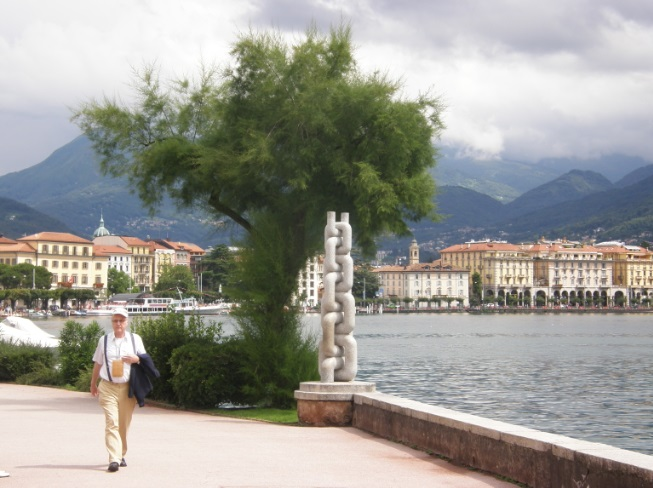
#> input picture BASE/chain_small.jpg, 653 x 488 px
$ jupyter execute YAAM_for_DS_HW05.ipynb   (shell and % lines are left out)
#> lines starting #> are read from the running program, lines starting #| are printed output that depends on the picture
<center>

</center>

# Yet another math for DS course: домашнее задание 5

**ФИО:**

**Забавный факт о себе:**

__Жёсткий дедлайн:__ 23:59MSK 02.11.2025

## Формат сдачи

Сам ноутбук называйте в формате hw-04-USERNAME.ipynb, где USERNAME — ваши фамилия и имя. Файл надо будет сдать в anytask.

## Задача №1: SVD (5 баллов)

Напомним, что сингулярным разложением (SVD, Singular value decomposition) матрицы $A$ размера $m\times n$ называется представление

$$A = U\Sigma V^T,$$

где $U$ — ортогональная матрица размера $m\times m$, $V$ — ортогональная матрица размера $n\times n$, $\Sigma = \mathrm{diag}(\sigma_1,\sigma_2,\sigma_3,\ldots)$ — диагональная матрица размера $m\times n$, в которой $\sigma_1\geqslant\sigma_2\geqslant\ldots\geqslant0$.

На самом деле требование, чтобы матрицы $U$ и $V$ были квадратными, избыточно. *Усечённым сингулярным разложением* мы будем называть разложение

$$A = U\Sigma V^T,$$

где $U$ и $V$ — матрицы с ортонормированными столбцами размеров $m\times k$ и $n \times k$ соответственно, $\Sigma$ — диагональная матрица размера $k\times k$, где $k = \min(m,n)$. Далее мы будем работать исключительно с усечённым разложением.

### Сжатие данных с помощью SVD = построение низкорангового приближения

Введём *норму Фробениуса* матрицы как

$$||A||_{frob} = \sqrt{\mathrm{tr}{A^TA}} = \sqrt{\sum\limits_{i,j}a^2_{i,j}}$$

Иными словами, это обычное евклидово расстояние на пространстве, которое получается, если все матрицы вытянуть в длинные векторы.

Зададимся вопросом: как найти матрицу $A_{r}$ ранга $r$, наименее отличающуюся от $A$ по норме Фробениуса (то есть для которой норма разности $||A - A_{r}||_{frob}$ минимальна). Оказывается, это можно сделать с помощью сингулярного разложения:

**Теорема.** Пусть $\Sigma_{r}$ — это матрица, полученная из $\Sigma$ заменой диагональных элементов $\sigma_{i}$ ($i > r$) нулями, тогда $A_{r} = U\Sigma_{r}V^T$.

Это можно переписать и в более экономичном виде. Если

$$A = \underbrace{
\begin{pmatrix}
u_{11} & \ldots & u_{1k}\\
\vdots & & \vdots\\
u_{m1} & \ldots & u_{mk}
\end{pmatrix}}_{=U}\cdot\underbrace{{
\begin{pmatrix}
\sigma_{1} & &\\
 & \sigma_{2} & \\
 & & \ddots
\end{pmatrix}}
}_{=\Sigma}\cdot \underbrace{
\begin{pmatrix}
v_{11} & \ldots & v_{n1}\\
\vdots & & \vdots\\
v_{1k} & \ldots & v_{nk}
\end{pmatrix}}_{=V^T}$$

то

$$A_{r} = \underbrace{
\begin{pmatrix}
u_{11} & \ldots & u_{1r}\\
\vdots & & \vdots\\
u_{m1} & \ldots & u_{mr}
\end{pmatrix}}_{=U_r}\cdot\underbrace{{
\begin{pmatrix}
\sigma_{1} & &\\
 & \ddots & \\
 & & \sigma_{r}
\end{pmatrix}}
}_{=\Sigma_r}\cdot \underbrace{
\begin{pmatrix}
v_{11} & \ldots & v_{n1}\\
\vdots & & \vdots\\
v_{1r} & \ldots & v_{nr}
\end{pmatrix}}_{=V^T_r}$$

При этом

$$||A - A_{r}||_{frob} = \sqrt{\sum\limits_{i\geqslant r+1} \sigma_{i}^2}$$

Если сингулярные значения матрицы падают достаточно быстро (а в реальных задачах часто бывает именно так), то норма разности будет малой при сравнительно небольшом значении $r$.

На хранение исходной матрицы нам требовалось $m\times n$ памяти. Теперь же, если мы будем хранить отдельно $U_r$, $V_r$ и диагональные элементы $\Sigma_r$, затраты памяти составят $mr + nr + r = r(m + n + 1)$.

**Разложение на компоненты ранга 1**

Обозначим через $u_1,\ldots, u_k$ столбцы матрицы $U$, а через $v_1, \ldots, v_k$ столбцы матрицы $V$. Тогда имеет место равенство

$$A = u_1\sigma_{1}v_1^T + u_2\sigma_{2}v_2^T + u_3\sigma_{3}v_3^T + \ldots$$

Матрицу $u_k\sigma_{k}v_k^T = \sigma_{k}u_kv_k^T$ мы будем называть $k$-й компонентой ранга 1 матрицы $A$. Отметим, что слагаемые в этой сумме ортогональны относительно скалярного произведения $(X, Y) = \mathrm{tr}(X^TY)$ (порождающего норму Фробениуса).

Как нетрудно заметить,

$$A_{r} = \sigma_{1}u_1v_1^T + \sigma_{2}u_2v_2^T + \ldots + \sigma_{r}u_rv_r^T$$

**Геометрический смысл SVD**

Допустим, что у нас есть выборка $x_1,\ldots,x_m\in\mathbb{R}^n$. Запишем её в матрицу объекты-признаки

$$X = \begin{pmatrix}
x_{11} & \ldots & x_{1n}\\
\vdots & & \vdots\\
x_{m1} & \ldots & x_{mn}
\end{pmatrix}$$

(строки — объекты, столбцы — признаки) и сделаем SVD-разложение: $X = U\Sigma V^T$. Его можно интерпретировать следующим образом:

$$X = U\Sigma\cdot V^T,$$

где $U\Sigma$ — это матрица объекты-признаки для тех же объектов, но в новых признаках, полученных из исходных с помощью линейного преобразования $V$ (напоминаем, что умножение на матрицу справа соответствует преобразованию столбцов). Попробуем понять, чем замечательны эти признаки.

Рассмотрим матрицу $X^TX = V\Sigma^2V^T$. Легко видеть, что это матрица Грама системы столбцов матрицы $X$; иными словами, в ней записаны скалярные произведения векторов различных признаков. Из лекций вы знаете, что $\sigma_1^2$, квадрат первого сингулярного числа, это наибольшее собственное значение матрицы $X^TX$, а $v_1$, первый столбец матрицы $V$, — это соответствующий собственный вектор. Можно показать, что

$$\sigma_1 = \mathrm{max}_{w}\frac{|Xw|}{|w|} = \mathrm{max}_{|w| = 1}\left(|Xw|\right).$$

Попробуем осознать физический смысл этой штуки. Напомним, что строки матрицы $X$ — это координаты объектов $x_1,\ldots,x_m$ в пространстве признаков. Произведение $Xw$ — это вектор из значений на тех же самых объектах некоторого нового признака, являющегося линейной комбинацией исходных с коэффициентами $w_1,\ldots,w_n$:

$$Xw = w_1\begin{pmatrix} x_{11}\\ \ldots \\ x_{m1}
\end{pmatrix} + w_2\begin{pmatrix} x_{12}\\ \ldots \\ x_{m2}
\end{pmatrix} + \ldots + w_n\begin{pmatrix} x_{1n}\\ \ldots \\ x_{mn}
\end{pmatrix}$$

Соответственно, $|Xw|^2$ — это квадрат длины вектора, составленного из значений нового признака.

Таким образом, первому сингулярному значению $\sigma_1$ отвечает такой признак, у которого сумма квадратов значений максимальна, то есть признак, принимающий, условно говоря, самые большие значения.

Резюмируя, мы можем сказать, что сингулярное разложение делает следующее:
- находит новый признак (новое направление) вдоль которого "дисперсия" максимальна;
- в ортогональной ему плоскости находит признак, вдоль которого "дисперсия" максимальна;
- и так далее.

**Технические детали (SVD в Питоне)**

Есть несколько способов сделать в Питоне сингулярное разложение; мы пока предлагаем Вам использовать

`import scipy.linalg as sla`

`U, S, Vt = sla.svd(X, full_matrices=False)`

Для ознакомления с особенностями этой функции рекомендуем обратиться к [документации](https://docs.scipy.org/doc/scipy/reference/generated/scipy.linalg.svd.html) (в частности, обратите внимание на то, какие именно объекты она возвращает).

Попробуем поработать с какой-нибудь картинкой.

[cell 1]
import cv2 as cv
img = cv.imread("chain_small.jpg")
#> img is the input picture: shape (488, 653, 3); mean B, G, R 147.8, 154.4, 154.9
img.shape
#> Out = (488, 653, 3)

[cell 2]
img = img.mean(axis=2) # это матрица из интенсивностей серого цвета; её уже можно подвергать SVD
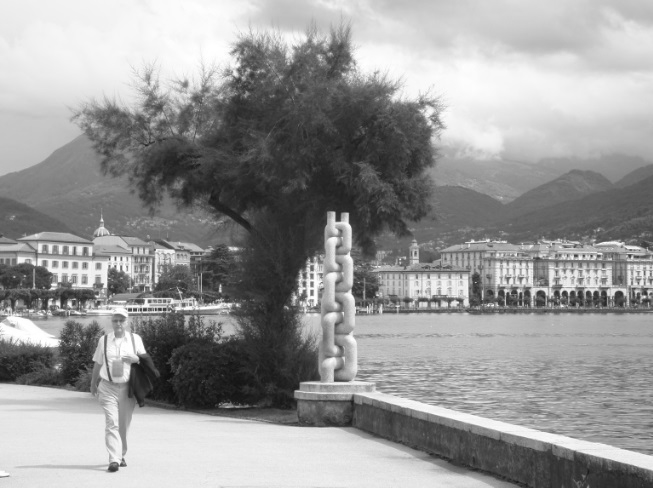
#> img: shape (488, 653) float64; min 15, max 255, mean 152.4
img.shape
#> Out = (488, 653)

Нарисуем картинку.

[cell 3]
import matplotlib.pyplot as plt

imgplot = plt.imshow(img, cmap='gray')

Построим сингулярное разложение этой матрицы.

[cell 4]
from numpy.linalg import svd

U, S, VT = svd(img, full_matrices=False)
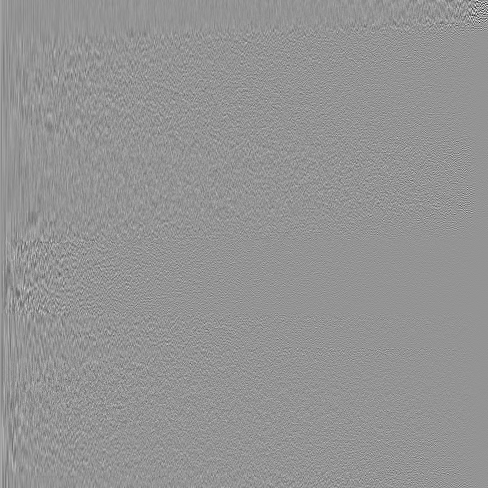
#> U: shape (488, 488) float64; min -0.58, max 0.419, mean 8.37e-05; drawn with min black and max white
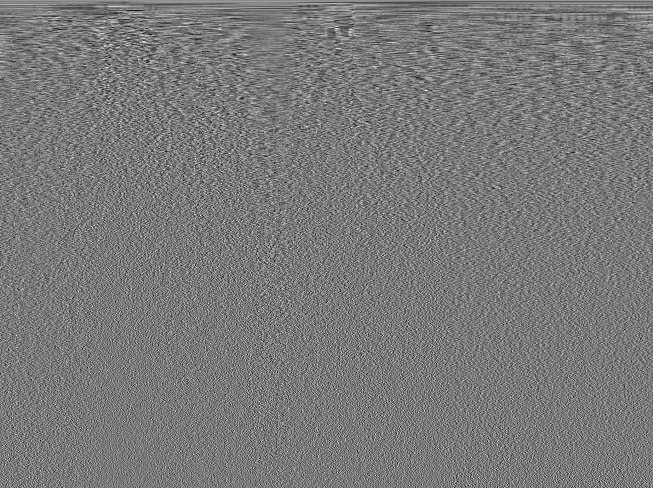
#> VT: shape (488, 653) float64; min -0.196, max 0.214, mean 8.81e-05; drawn with min black and max white
#> S = 488 values, max 89798.6 at index 0, min 2.82 at index 487, mean 568

__[1 балл]__ Нарисуйте график диагональных элементов матрицы $\Sigma$:

[cell 5]
# your code here
# ʕ•ᴥ•ʔ

Кажется, что они убывают достаточно быстро и есть надежда, что первые несколько компонент дадут картинку, близкую к исходной.

**Важно:** при визуализации различных компонент в этом задании используйте только матричные операции. В частности, избегайте циклов, функций `map` и `reduce`, а также специальных функций, находящих суммы компонент.

__[1 балл]__ Визуализуйте первую компоненту ранга 1. Ожидали ли Вы увидеть именно это? Поясните.

[cell 6]
# your code here
# [✖‿✖]

__[1 балл]__  Визуализуйте суммы компонент ранга 1 с первой по двадцатую, с первой по пятидесятую, с двадцатой по сотую, с двадцатой по последнюю. Сделайте выводы.

[cell 7]
# your code here
# ┌(ಠ_ಠ)┘

__[1 балл]__  Как Вам кажется, какие компоненты нужно взять для достаточно хорошего восстановления исходного изображения? Аргументируйте свой ответ. Не забудьте визуализировать сумму выбранных компонент.

*Комментарий: для получения полного балла за это задания постарайтесь привести более убедительный аргумент, нежели Ваши субъективные впечатления от сравнения полученного изображения с исходным.*

> __Ответ:__ Ваш ответ буквами прям в маркдауне:3

[cell 8]
# your code here
# ( .-. )

__[1 балл]__ Во сколько раз меньше памяти (теоретически) потребуется для хранения нового изображения по сравнению с исходным?

> __Ответ:__ Ваш ответ буквами прям в маркдауне:3

__[1 балл]__ Подсчитайте, сколько в действительности места в памяти компьютера занимают исходная матрица и компоненты её сингулярного разложения. Согласуется ли этот результат с ответом предыдущего пункта? Сделайте выводы.

_Hint:_ достаточно сохранить да файла на компьютер в `.np` формате и сравнить их вес между собой.

> __Ответ:__ Ваш ответ буквами прям в маркдауне:3

Первые из "новых" признаков — это признаки, значения которых, скажем так, наиболее разнообразны. Зачастую (хотя и не всегда) именно они несут в себе наиболее важные черты датасета. И если взять два-три первых, то датасет можно нарисовать и посмотреть на него — и, возможно, обнаружить какую-то структуру.

С помощью функции `dsklearn.datasets.load_digits()` загрузите датасет рукописных цифр [MNIST](http://yann.lecun.com/exdb/mnist/). В нём есть несколько атрибутов; вам сейчас будут нужны `digits.data` (`np.array`, строки которого — это вытянутые в одну строку значения пикселей) и `digits.target` (в них записаны соответствующие цифры).

[cell 9]
from sklearn import datasets

digits = datasets.load_digits()

print(digits.target[0])

plt.imshow(digits.data[0].reshape((8,8)))
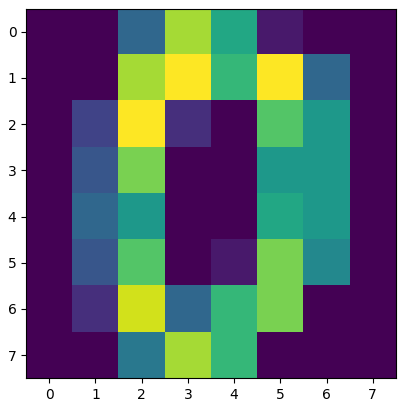
#> figure drawn by matplotlib, 1 panel
